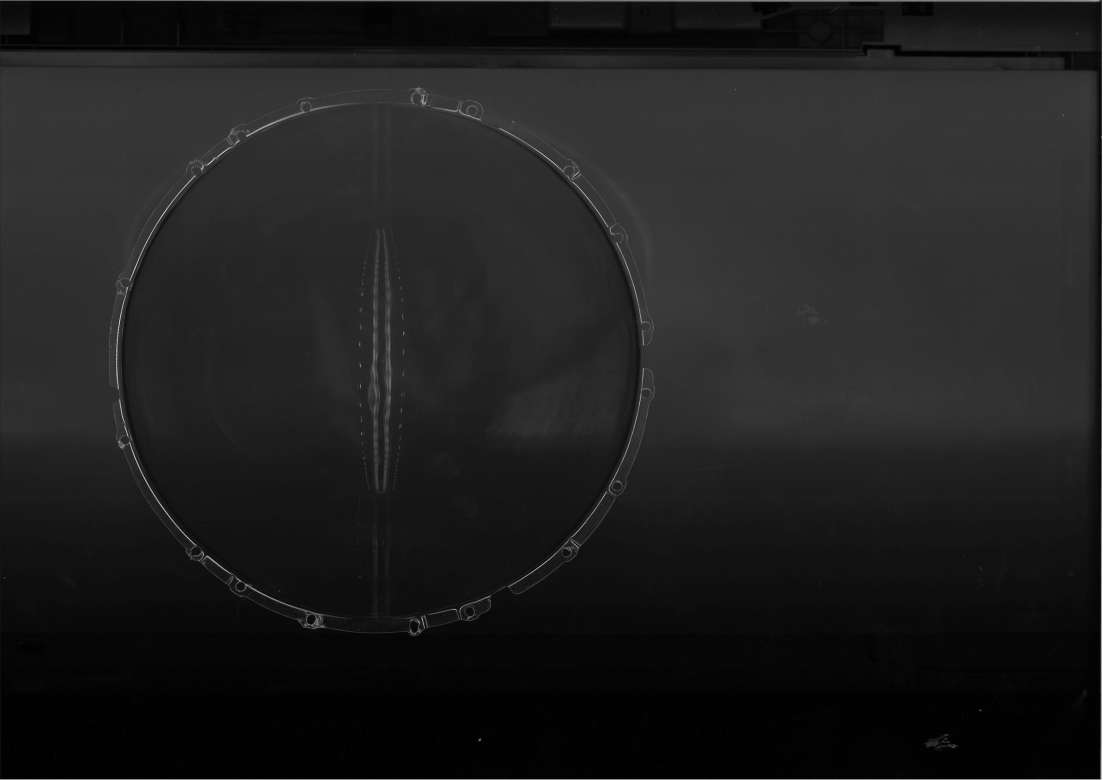
#> input picture tools/angle_detector/_scan_render_cache.png, 3309 x 2339 px (shown at 1/3 size)
$ python flange_angle_detector.py
#> lines starting #> are read from the running program, lines starting #| are printed output that depends on the picture; after the words box and inside, x2 and y2 are one past the last pixel; in counts of white or black regions, pixels touching at a corner belong together
"""
Flange hole/peg angle detector for puzzle case calibration.

Renders a PDF flatbed scan, auto-detects the flange ring, then lets you
interactively tune the annular search band and the zero-reference angle.
You can also place manual markers by right-clicking directly on features.

Dependencies:
    pip install pymupdf opencv-python numpy

Usage:
    python "tools/angle_detector/flange_angle_detector.py"

Interactive controls:
    Scroll wheel    Zoom in / out (centred on cursor)
    Middle-drag     Pan
    Left-click      Rotate the zero-reference line to point toward the cursor
    Right-click     On an auto dot  → exclude it (shown as ✕; right-click again to restore)
                    On a ✕ mark     → restore the excluded feature
                    On a green dot  → remove manual marker
                    Elsewhere       → add manual marker
    A               Toggle auto-detected features on/off
    C               Clear all exclusions (restore all auto features)
    R               Reset everything (centre, band, zoom, exclusions, manual markers)
    I / Shift-I     Grow / shrink inner annular radius (5 px steps)
    O / Shift-O     Grow / shrink outer annular radius (5 px steps)
    [ / ]           Decrease / increase minimum feature area (filter tiny noise)
    { / }           Decrease / increase maximum feature area (filter large blobs)
    , / .           Decrease / increase circularity threshold (0=any shape, 1=perfect circle)
    Z               Anchor 0° to the feature nearest the top of the ring
    S               Save all visible angles to detected_angles.txt and exit
    Q / Escape      Quit without saving
"""

from pathlib import Path
import math

import cv2
import numpy as np

# ── PyMuPDF for PDF → image conversion ───────────────────────────────────
try:
    import fitz  # PyMuPDF
    _HAS_FITZ = True
except ImportError:
    _HAS_FITZ = False

# ── Paths ─────────────────────────────────────────────────────────────────
SCRIPT_DIR = Path(__file__).parent
SCAN_PDF = SCRIPT_DIR / "scan.pdf"
SCAN_PNG = SCRIPT_DIR / "_scan_render_cache.png"
OUTPUT_TXT = SCRIPT_DIR / "detected_angles.txt"

# ── Render resolution — higher = more precise but slower ──────────────────
DPI = 200

# ── Adaptive threshold parameters ────────────────────────────────────────
BLUR_KERNEL = 5
ADAPTIVE_BLOCK = 51   # must be odd; increase for low-contrast scans
ADAPTIVE_C = 5

# ── Feature filters — the main knobs for reducing false positives ─────────
#
# MIN_AREA / MAX_AREA  Filter by contour area in pixels².
#   Raise MIN_AREA to reject tiny speckles and noise.
#   Lower MAX_AREA to reject large blobs (ring body, dome reflection).
#
# MIN_CIRCULARITY  Ratio 4π·area/perimeter² — 1.0 = perfect circle, 0 = any.
#   The actual holes/pegs score ~0.65–0.90.
#   Raise this to reject elongated or irregular shapes (clips, edge artefacts).
#   Start around 0.5 and increase until false positives disappear.
MIN_AREA = 100
MAX_AREA = 8_000
MIN_CIRCULARITY = 0.0   # disabled by default — raise to ~0.5 to filter non-circular blobs

# ── Initial annular band as fraction of the Hough-detected ring radius ────
INNER_FRAC = 0.82
OUTER_FRAC = 1.08

# ── How close a right-click must be to act on an existing feature ─────────
REMOVE_RADIUS_PX = 15   # in display pixels


# ── PDF loading ───────────────────────────────────────────────────────────

# [8 lines left out: function pdf_to_gray, not called in this run]


def load_gray(pdf_path: Path, cache_path: Path, dpi: int) -> np.ndarray:
    """Return cached PNG if available, otherwise render from PDF."""
    if cache_path.exists():
        img = cv2.imread(str(cache_path), cv2.IMREAD_GRAYSCALE)
        if img is not None:
            print(f"Using cached render: {cache_path}")
            return img
    print(f"Rendering PDF at {dpi} DPI …")
    img = pdf_to_gray(pdf_path, dpi)
    cv2.imwrite(str(cache_path), img)
    return img


# ── Flange circle auto-detection ──────────────────────────────────────────

def detect_ring(gray: np.ndarray) -> tuple[int, int, int]:
    """Return (cx, cy, radius) of the dominant circular ring."""
    blurred = cv2.GaussianBlur(gray, (9, 9), 2)
    h, w = gray.shape
    circles = cv2.HoughCircles(
        blurred,
        cv2.HOUGH_GRADIENT,
        dp=1.2,
        minDist=min(h, w) // 2,
        param1=50,
        param2=30,
        minRadius=min(h, w) // 6,
        maxRadius=min(h, w) // 2,
    )
    if circles is None:
        return w // 2, h // 2, min(h, w) // 3
    cx, cy, r = circles[0, 0]
    return int(cx), int(cy), int(r)


# ── Angle calculation (shared by auto and manual) ─────────────────────────

def point_to_feature(
    x: float, y: float, cx: int, cy: int, zero_offset_deg: float
) -> dict:
    raw = math.degrees(math.atan2(cy - y, x - cx)) % 360
    return {"x": x, "y": y, "raw": raw, "angle": (raw - zero_offset_deg) % 360}


# ── Auto feature detection ────────────────────────────────────────────────

def find_auto_features(
    gray: np.ndarray,
    cx: int,
    cy: int,
    inner_r: float,
    outer_r: float,
    zero_offset_deg: float,
    excluded: list[tuple[float, float]],
    exclude_radius_img: float,
    min_area: float,
    max_area: float,
    min_circularity: float,
) -> tuple[list[dict], list[dict]]:
    """
    Returns (visible_features, excluded_features).
    excluded_features are detected but suppressed because their centroid
    is within exclude_radius_img pixels of a position in `excluded`.
    """
    blurred = cv2.GaussianBlur(gray, (BLUR_KERNEL, BLUR_KERNEL), 0)
    thresh = cv2.adaptiveThreshold(
        blurred, 255,
        cv2.ADAPTIVE_THRESH_GAUSSIAN_C,
        cv2.THRESH_BINARY_INV,
        ADAPTIVE_BLOCK,
        ADAPTIVE_C,
    )
    contours, _ = cv2.findContours(thresh, cv2.RETR_EXTERNAL, cv2.CHAIN_APPROX_SIMPLE)

    visible, suppressed = [], []
    for cnt in contours:
        area = cv2.contourArea(cnt)
        if not (min_area <= area <= max_area):
            continue
        if min_circularity > 0:
            perimeter = cv2.arcLength(cnt, True)
            if perimeter == 0:
                continue
            circularity = 4 * math.pi * area / (perimeter ** 2)
            if circularity < min_circularity:
                continue
        M = cv2.moments(cnt)
        if M["m00"] == 0:
            continue
        fx = M["m10"] / M["m00"]
        fy = M["m01"] / M["m00"]
        if not (inner_r <= math.hypot(fx - cx, fy - cy) <= outer_r):
            continue
        feat = point_to_feature(fx, fy, cx, cy, zero_offset_deg)
        if any(math.hypot(fx - ex, fy - ey) < exclude_radius_img for ex, ey in excluded):
            suppressed.append(feat)
        else:
            visible.append(feat)

    visible.sort(key=lambda f: f["angle"])
    suppressed.sort(key=lambda f: f["angle"])
    return visible, suppressed


# ── Viewport helpers ──────────────────────────────────────────────────────

# [14 lines left out: functions clamp_pan, display_to_image, not called in this run]


def crop_viewport(
    img: np.ndarray,
    pan_x: float, pan_y: float,
    zoom: float, disp_w: int, disp_h: int,
) -> np.ndarray:
    """Crop the viewport region from a full-resolution image and resize to display."""
    ih, iw = img.shape[:2]
    x1 = max(0, int(pan_x))
    y1 = max(0, int(pan_y))
    x2 = min(iw, int(pan_x + disp_w / zoom) + 1)
    y2 = min(ih, int(pan_y + disp_h / zoom) + 1)
    if x2 <= x1 or y2 <= y1:
        return np.zeros((disp_h, disp_w, 3), dtype=np.uint8)
    return cv2.resize(img[y1:y2, x1:x2], (disp_w, disp_h), interpolation=cv2.INTER_LINEAR)


# ── Overlay drawing ───────────────────────────────────────────────────────

def draw_overlay(
    bgr: np.ndarray,
    cx: int,
    cy: int,
    ring_r: int,
    inner_r: float,
    outer_r: float,
    auto_features: list[dict],
    excluded_features: list[dict],
    manual_features: list[dict],
    show_auto: bool,
    zero_offset_deg: float,
) -> np.ndarray:
    out = bgr.copy()

    # Auto-detected ring outline (faint blue)
    cv2.circle(out, (cx, cy), ring_r, (180, 80, 0), 1, cv2.LINE_AA)

    # Annular search band (cyan)
    cv2.circle(out, (cx, cy), int(inner_r), (0, 180, 255), 1, cv2.LINE_AA)
    cv2.circle(out, (cx, cy), int(outer_r), (0, 180, 255), 1, cv2.LINE_AA)

    # Zero-reference ray (green)
    ref_rad = math.radians(zero_offset_deg)
    rx = int(cx + outer_r * math.cos(ref_rad))
    ry = int(cy - outer_r * math.sin(ref_rad))
    cv2.line(out, (cx, cy), (rx, ry), (0, 255, 0), 1, cv2.LINE_AA)

    # Centre cross
    cv2.drawMarker(out, (cx, cy), (0, 255, 0), cv2.MARKER_CROSS, 24, 2)

    # Excluded auto features — faint ✕ marks so you can click to restore them
    for f in excluded_features:
        px, py = int(f["x"]), int(f["y"])
        cv2.drawMarker(out, (px, py), (60, 60, 180), cv2.MARKER_TILTED_CROSS, 12, 1, cv2.LINE_AA)

    # Visible auto features (red/orange)
    if show_auto:
        for f in auto_features:
            px, py = int(f["x"]), int(f["y"])
            cv2.circle(out, (px, py), 7, (0, 60, 255), -1)
            cv2.circle(out, (px, py), 7, (200, 200, 200), 1)
            cv2.putText(out, f"{f['angle']:.1f}°", (px + 9, py + 4),
                        cv2.FONT_HERSHEY_SIMPLEX, 0.4, (80, 180, 255), 1, cv2.LINE_AA)

    # Manual features (lime green) — drawn on top
    for f in manual_features:
        px, py = int(f["x"]), int(f["y"])
        cv2.circle(out, (px, py), 9, (0, 220, 60), -1)
        cv2.circle(out, (px, py), 9, (255, 255, 255), 1)
        cv2.putText(out, f"{f['angle']:.1f}°", (px + 11, py + 4),
                    cv2.FONT_HERSHEY_SIMPLEX, 0.4, (0, 255, 100), 1, cv2.LINE_AA)

    return out


def draw_hud(
    display_img: np.ndarray,
    auto_features: list[dict],
    excluded_features: list[dict],
    manual_features: list[dict],
    show_auto: bool,
    inner_r: float,
    outer_r: float,
    zero_offset_deg: float,
    view_zoom: float,
    state: dict,
) -> None:
    """Draw the HUD text onto the already-cropped display image (in-place)."""
    auto_label = f"auto:{len(auto_features)}" if show_auto else "auto:off"
    excl_label = f"excl:{len(excluded_features)}" if excluded_features else ""
    zoom_label = f"zoom:{view_zoom:.1f}x"
    counts = "  ".join(filter(None, [auto_label, excl_label, f"man:{len(manual_features)}", zoom_label]))
    hud_lines = [
        f"{counts}  band=[{inner_r:.0f},{outer_r:.0f}]  "
        f"area=[{state['min_area']:.0f},{state['max_area']:.0f}]  "
        f"circ≥{state['min_circ']:.2f}  zero={zero_offset_deg:.1f}°",
        "L-click=zero  R=exclude/add  scroll=zoom  M-drag=pan  "
        "[/] area-min  {/} area-max  ,/. circularity  I/i O/o band  Z=snap  R=reset  S=save  Q=quit",
    ]
    for row, text in enumerate(hud_lines):
        cv2.putText(display_img, text, (10, 28 + row * 22),
                    cv2.FONT_HERSHEY_SIMPLEX, 0.5, (220, 220, 220), 1, cv2.LINE_AA)


# ── Output ────────────────────────────────────────────────────────────────

# [30 lines left out: function print_and_save, not called in this run]


# ── Main loop ─────────────────────────────────────────────────────────────

def run(pdf_path: Path = SCAN_PDF) -> None:
    gray = load_gray(pdf_path, SCAN_PNG, DPI)
#> in load_gray, img is the input picture: shape (2339, 3309); min 0, max 255, mean 30.7
    bgr = cv2.cvtColor(gray, cv2.COLOR_GRAY2BGR)

    cx0, cy0, ring_r0 = detect_ring(gray)
#> in detect_ring, `circles = cv2.HoughCircles( blurred, cv2.HOUGH_GRADIENT, dp=1.2, minDi..`: circles = [[1139.4, 1080.6, 787], [2413.8, 1146.6, 1141.9]]
#> in detect_ring, `cx, cy, r = circles[0, 0]`: cx = 1139.4; cy = 1080.6; r = 787
#> cx0 = 1139; cy0 = 1080; ring_r0 = 787
    print(f"Auto-detected centre ({cx0}, {cy0}), ring radius ≈ {ring_r0} px")
#| Auto-detected centre (1139, 1080), ring radius ≈ 787 px

    h, w = gray.shape
#> h = 2339; w = 3309
    # Fit-to-window scale: image → display at view_zoom=1
    base_scale = min(1.0, 900 / h)
#> base_scale = 0.385
    disp_w, disp_h = int(w * base_scale), int(h * base_scale)
#> disp_w = 1273; disp_h = 900

    state = {
        "cx": cx0, "cy": cy0, "ring_r": ring_r0,
        "inner_r": ring_r0 * INNER_FRAC,
        "outer_r": ring_r0 * OUTER_FRAC,
        "zero_offset": 0.0,
        "show_auto": True,
        "min_area": MIN_AREA,
        "max_area": MAX_AREA,
        "min_circ": MIN_CIRCULARITY,
        "excluded": [],      # list of (image_x, image_y) — auto features to suppress
        "manual": [],        # list of (image_x, image_y) — manually placed markers
        "auto_features": [],
        "excluded_features": [],
        "manual_features": [],
        # viewport
        "view_zoom": 1.0,    # user zoom level (1.0 = fit to window)
        "pan_x": 0.0,        # top-left of viewport in image pixels
        "pan_y": 0.0,
        # middle-drag tracking
        "drag_active": False,
        "drag_start_mx": 0,
        "drag_start_my": 0,
        "drag_start_pan_x": 0.0,
        "drag_start_pan_y": 0.0,
    }

    def current_zoom() -> float:
        return base_scale * state["view_zoom"]

    def hit_radius_img() -> float:
        """Click hit-test radius in image pixels, constant in display pixels."""
        return REMOVE_RADIUS_PX / current_zoom()

    def disp_to_img(mx: float, my: float) -> tuple[float, float]:
        return display_to_image(mx, my, state["pan_x"], state["pan_y"], current_zoom())

    def recompute_manual_features():
        state["manual_features"] = [
            point_to_feature(ix, iy, state["cx"], state["cy"], state["zero_offset"])
            for ix, iy in state["manual"]
        ]
        state["manual_features"].sort(key=lambda f: f["angle"])

    def refresh():
        visible, suppressed = find_auto_features(
            gray, state["cx"], state["cy"],
            state["inner_r"], state["outer_r"],
            state["zero_offset"],
            state["excluded"], hit_radius_img(),
            state["min_area"], state["max_area"], state["min_circ"],
        )
#> in find_auto_features, `thresh = cv2.adaptiveThreshold( blurred, 255, cv2.ADAPTIVE_THRESH_GAUS..`:
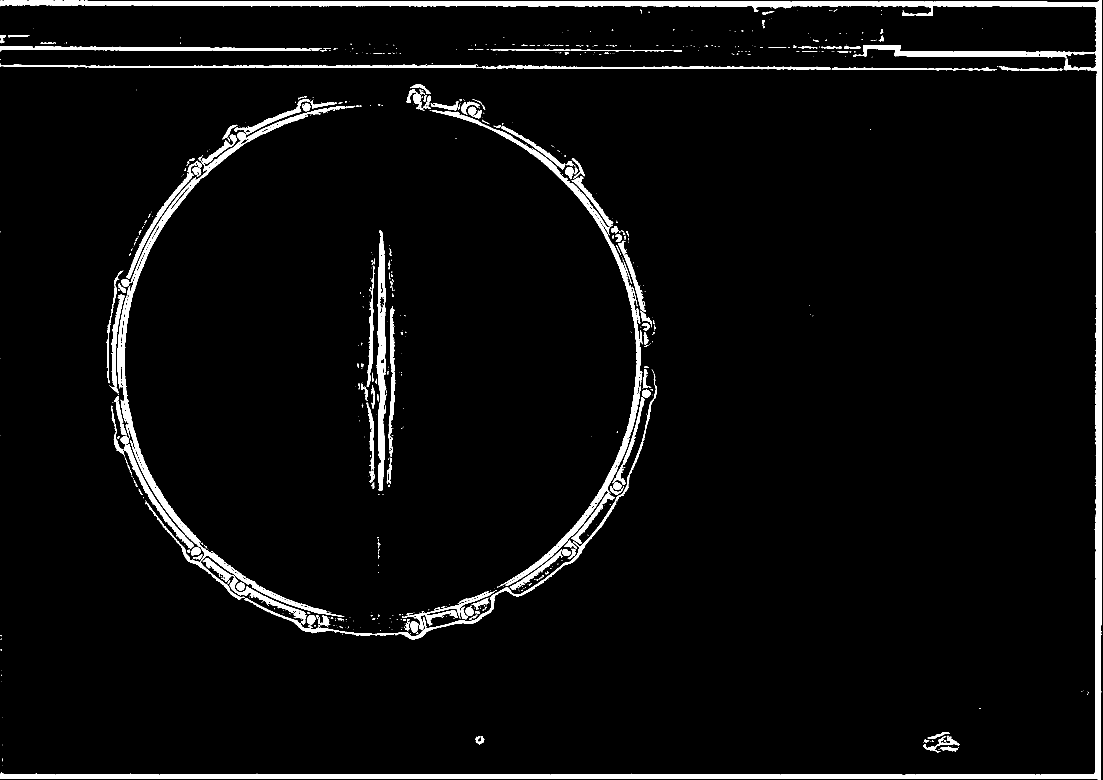
#> thresh: shape (2339, 3309) (shown at 1/3 size); 4.2% white; 755 white regions (561 under 20 px)
#> in find_auto_features, `contours, _ = cv2.findContours(thresh, cv2.RETR_EXTERNAL, cv2.CHAIN_AP..`: contours = 749 contours, 605 with area under 20; largest, box (x1, y1, x2, y2) and area: (0, 0, 3306, 2339) 136420, (362, 317, 1066, 1850) 27759, (1295, 331, 1927, 1760) 22011, (1129, 691, 1159, 1473) 12778, (732, 1157, 1971, 1920) 8841
#> the loop in find_auto_features, `for cnt in contours:` made 749 passes
#> (area, fx, fy) on passes 5, 15, 16: (332.5, 2848, 2246.5), (266.5, 1439.1, 2219.7), (930, 2826.3, 2231.4)
#> after the loop in find_auto_features, `for cnt in contours:`: suppressed = []; visible = 62 items
        state["auto_features"] = visible
        state["excluded_features"] = suppressed
        recompute_manual_features()
        redraw()

    def redraw():
        """Redraw without re-running the threshold — fast path for interaction."""
        recompute_manual_features()
        annotated = draw_overlay(
            bgr, state["cx"], state["cy"], state["ring_r"],
            state["inner_r"], state["outer_r"],
            state["auto_features"], state["excluded_features"],
            state["manual_features"],
            state["show_auto"], state["zero_offset"],
        )
        display_img = crop_viewport(
            annotated, state["pan_x"], state["pan_y"],
            current_zoom(), disp_w, disp_h,
        )
        draw_hud(
            display_img,
            state["auto_features"], state["excluded_features"],
            state["manual_features"], state["show_auto"],
            state["inner_r"], state["outer_r"],
            state["zero_offset"], state["view_zoom"],
            state,
        )
        cv2.imshow("Flange angle detector", display_img)

    # [79 lines left out: function mouse_cb, not called in this run]

    cv2.namedWindow("Flange angle detector")
    cv2.setMouseCallback("Flange angle detector", mouse_cb)
    refresh()
#> in refresh, `visible, suppressed = find_auto_features( gray, state["cx"], state["cy..`: suppressed = []
#> the loop in draw_overlay, `for f in auto_features:` made 62 passes
#> (f, px, py) on passes 1 to 10: ({'x': 1936.6, 'y': 1016.5, 'raw': 4.55, 'angle': 4.55}, 1936, 1016), ({'x': 1922.9, 'y': 1011.6, 'raw': 4.99, 'angle': 4.99}, 1922, 1011), ({'x': 1938.4, 'y': 978.5, 'raw': 7.24, 'angle': 7.24}, 1938, 978), ({'x': 1935.1, 'y': 953.4, 'raw': 9.03, 'angle': 9.03}, 1935, 953), ({'x': 1914.5, 'y': 947.4, 'raw': 9.7, 'angle': 9.7}, 1914, 947), ({'x': 1898.4, 'y': 829.2, 'raw': 18.28, 'angle': 18.28}, 1898, 829), ({'x': 1856.4, 'y': 713.7, 'raw': 27.05, 'angle': 27.05}, 1856, 713), ({'x': 1843.6, 'y': 689.1, 'raw': 29.02, 'angle': 29.02}, 1843, 689), ({'x': 1776.4, 'y': 599.6, 'raw': 37, 'angle': 37}, 1776, 599), ({'x': 1735.9, 'y': 504.9, 'raw': 43.93, 'angle': 43.93}, 1735, 504)
#> in crop_viewport, `ih, iw = img.shape[:2]`: ih = 2339; iw = 3309
#> in crop_viewport, `y2 = min(ih, int(pan_y + disp_h / zoom) + 1)`: y2 = 2339
#> in crop_viewport, `return cv2.resize(img[y1:y2, x1:x2], (disp_w, disp_h), interpolation=c..`:
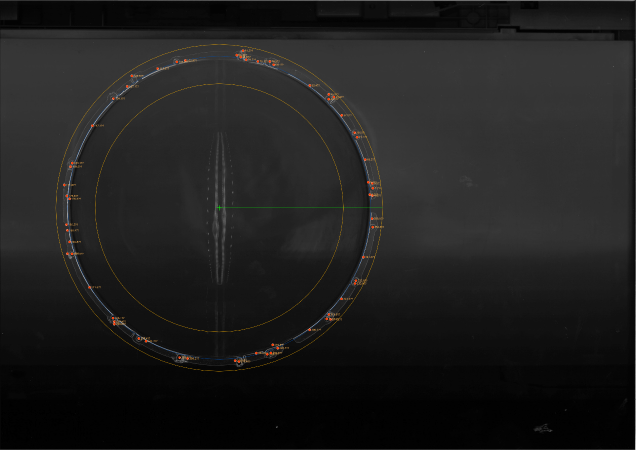
#> returned value: shape (900, 1273, 3) (shown at 1/2 size); mean of channels 0, 1, 2 30.7, 31.1, 31.3; drawn as B, G, R
#> in draw_hud, `auto_label = f"auto:{len(auto_features)}" if show_auto else "auto:off"`: auto_label = 'auto:62'
#> the loop in draw_hud, `for row, text in enumerate(hud_lines):` made 2 passes
#> row on passes 1 to 2: 0, 1
#> after the loop in draw_hud, `for row, text in enumerate(hud_lines):`:
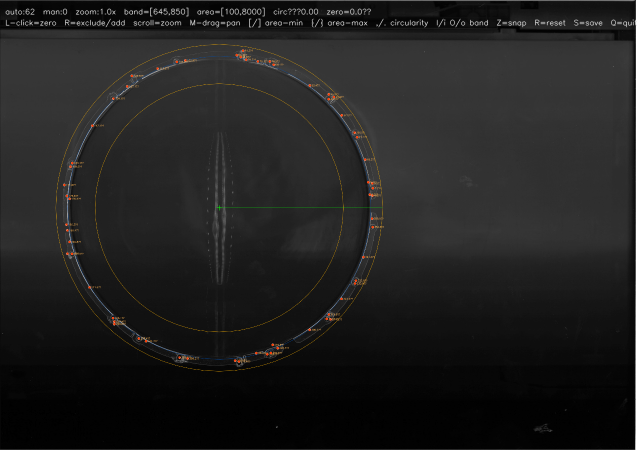
#> display_img: shape (900, 1273, 3) (shown at 1/2 size); 0.98% of pixels changed, all inside (x1, y1, x2, y2) = (11, 15, 1273, 56)

    while True:
        key = cv2.waitKey(50) & 0xFF
#> (key q is pressed here)
        if key in (ord("q"), 27):
            break
        elif key == ord("r"):
            state.update({
                "cx": cx0, "cy": cy0, "ring_r": ring_r0,
                "inner_r": ring_r0 * INNER_FRAC,
                "outer_r": ring_r0 * OUTER_FRAC,
                "zero_offset": 0.0,
                "min_area": MIN_AREA,
                "max_area": MAX_AREA,
                "min_circ": MIN_CIRCULARITY,
                "excluded": [],
                "manual": [],
                "view_zoom": 1.0,
                "pan_x": 0.0,
                "pan_y": 0.0,
            })
            refresh()
        elif key == ord("c"):
            state["excluded"] = []
            refresh()
        elif key == ord("["):
            state["min_area"] = max(0, state["min_area"] - 50)
            refresh()
        elif key == ord("]"):
            state["min_area"] = min(state["max_area"] - 50, state["min_area"] + 50)
            refresh()
        elif key == ord("{"):
            state["max_area"] = max(state["min_area"] + 50, state["max_area"] - 500)
            refresh()
        elif key == ord("}"):
            state["max_area"] += 500
            refresh()
        elif key == ord(","):
            state["min_circ"] = max(0.0, round(state["min_circ"] - 0.05, 2))
            refresh()
        elif key == ord("."):
            state["min_circ"] = min(1.0, round(state["min_circ"] + 0.05, 2))
            refresh()
        elif key == ord("a"):
            state["show_auto"] = not state["show_auto"]
            redraw()
        elif key == ord("i"):
            state["inner_r"] = max(10, state["inner_r"] - 5)
            refresh()
        elif key == ord("I"):
            state["inner_r"] = min(state["outer_r"] - 10, state["inner_r"] + 5)
            refresh()
        elif key == ord("o"):
            state["outer_r"] = max(state["inner_r"] + 10, state["outer_r"] - 5)
            refresh()
        elif key == ord("O"):
            state["outer_r"] += 5
            refresh()
        elif key == ord("z"):
            all_feats = state["auto_features"] + state["manual_features"]
            if all_feats:
                closest = min(all_feats, key=lambda f: abs(f["raw"] - 90))
                state["zero_offset"] = closest["raw"]
                refresh()
        elif key == ord("s"):
            print_and_save(
                state["auto_features"], state["manual_features"],
                state["show_auto"], OUTPUT_TXT,
            )
            break

    cv2.destroyAllWindows()


if __name__ == "__main__":
    run()
